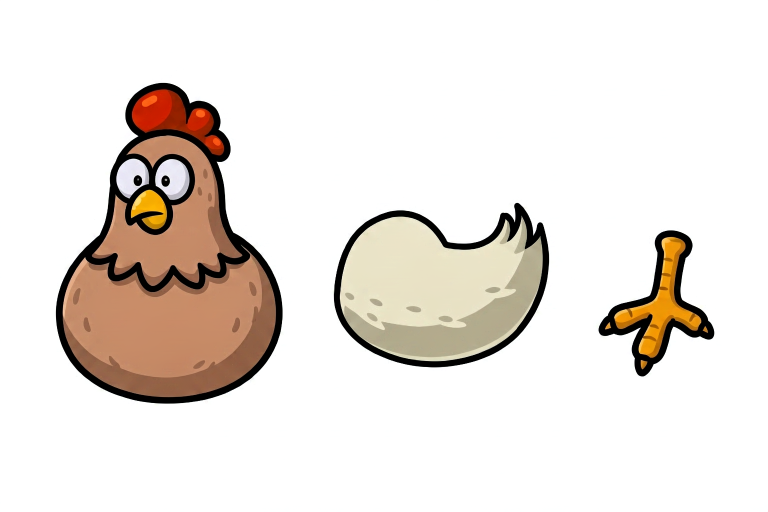
#> input picture .workbuddy/cache/hen_dir/raw/参考图中是一只卡通母鸡的素材拆件_请用完全相同的画风_粗黑描_2026-10-15T11-52-52.png, 1536 x 1024 px, given in place of AdvancedHen.png, which was not available (shown at 1/2 size)
$ python make_hen_direction_compare.py
#> lines starting #> are read from the running program, lines starting #| are printed output that depends on the picture; pictures that were not available may be replaced by others from this repository, and a replacement may not be noted
# -*- coding: utf-8 -*-
"""生成"左/右(原) | 正面(朝下) | 背面(朝上)"三张图集的对照预览图。"""
import os
from PIL import Image, ImageDraw, ImageFont

ART = r"D:/FreedomTower_1/Assets/_UIAssets/Monsters/Birds/AdvancedHen"
OUT = r"D:/FreedomTower_1/.workbuddy/cache/hen_dir/compare_directions.png"

W, H = 960, 800
GAP, TOP, BOT = 24, 56, 16
items = [("LEFT / RIGHT  (original AdvancedHen.png)", "AdvancedHen.png"),
         ("DOWN  (front, AdvancedHen_Down.png)", "AdvancedHen_Down.png"),
         ("UP  (back, AdvancedHen_Up.png)", "AdvancedHen_Up.png")]

canvas = Image.new("RGBA", (W * len(items) + GAP * (len(items) + 1),
                            TOP + H + BOT), (34, 36, 40, 255))
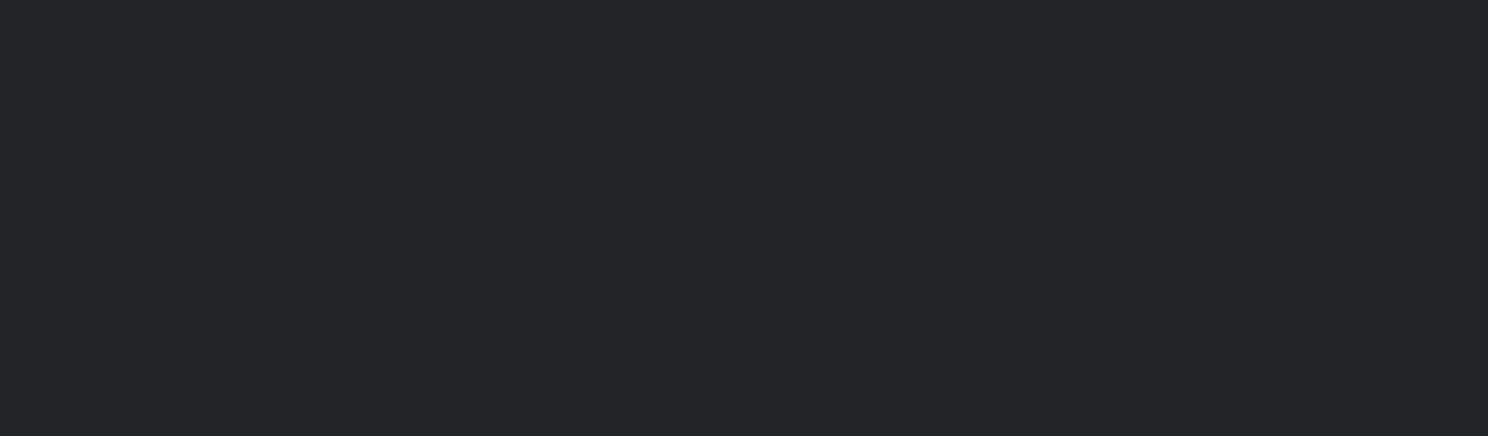
#> canvas: PIL image 2976x872 RGBA (shown at 1/2 size); mean R, G, B, A 34, 36, 40, 255
d = ImageDraw.Draw(canvas)
try:
    font = ImageFont.truetype("C:/Windows/Fonts/msyh.ttc", 26)
except Exception:
    font = ImageFont.load_default()

for i, (title, fname) in enumerate(items):
    x0 = GAP + i * (W + GAP)
    d.text((x0, 14), title, fill=(235, 235, 235, 255), font=font)
    # 棋盘底
    cell = 20
    tile = Image.new("RGBA", (W, H), (0, 0, 0, 0))
#> tile: PIL image 960x800 RGBA; every value is 0
    td = ImageDraw.Draw(tile)
    for yy in range(0, H, cell):
        for xx in range(0, W, cell):
            c = (96, 100, 106, 255) if ((xx // cell + yy // cell) % 2 == 0) else (126, 130, 136, 255)
            td.rectangle([xx, yy, min(xx + cell - 1, W - 1), min(yy + cell - 1, H - 1)], fill=c)
    # 标出 rect 分隔线，便于核对切图位置
    for (rx, ry, rw, rh) in [(0, 0, 320, 320), (320, 0, 320, 320), (640, 0, 320, 320),
                             (0, 320, 640, 480), (640, 320, 160, 160), (800, 320, 160, 160)]:
        td.rectangle([rx, ry, rx + rw - 1, ry + rh - 1], outline=(255, 210, 90, 160), width=2)
    tile.alpha_composite(Image.open(os.path.join(ART, fname)).convert("RGBA"), (0, 0))
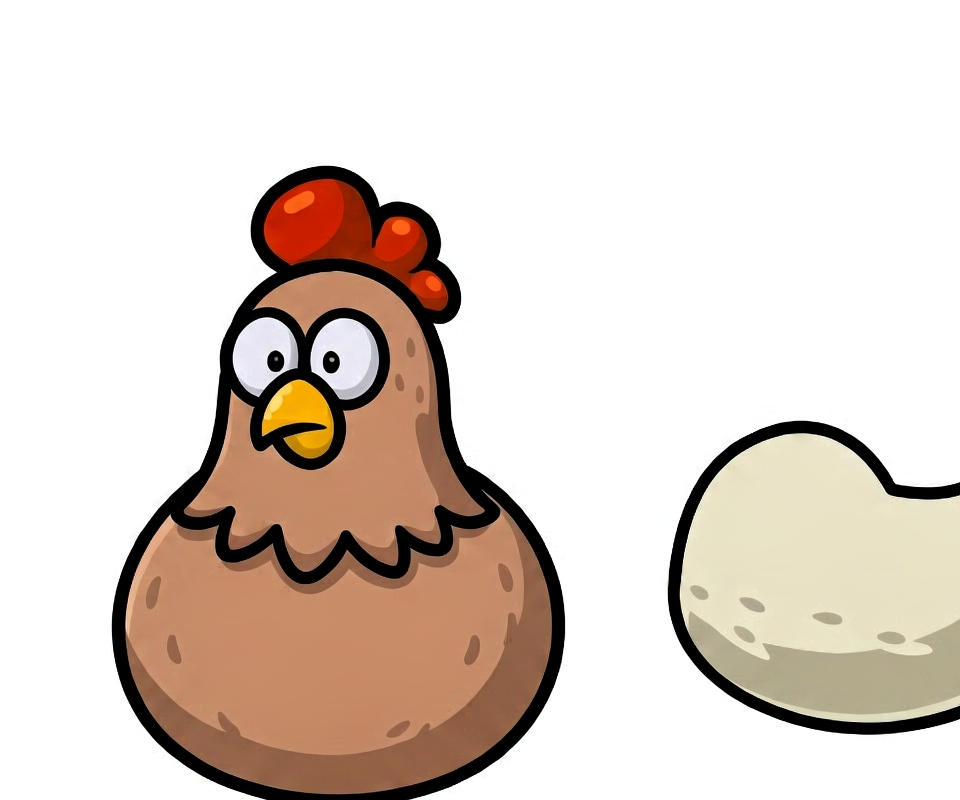
#> tile: PIL image 960x800 RGBA; mean R, G, B, A 222.4, 210.4, 201.5, 255
    canvas.alpha_composite(tile, (x0, TOP))
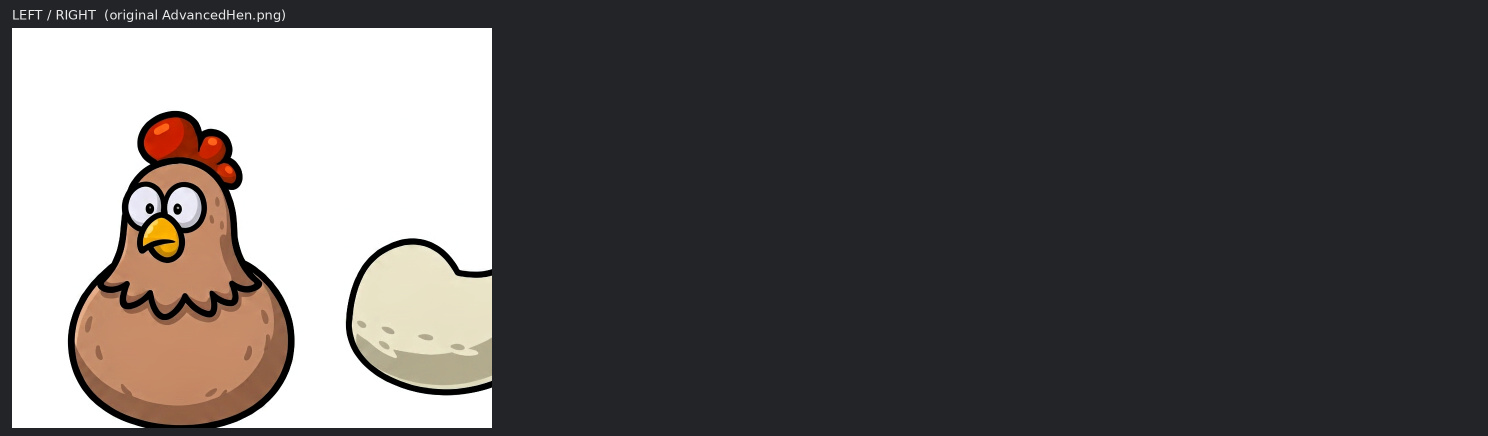
#> canvas: PIL image 2976x872 RGBA (shown at 1/2 size); mean R, G, B, A 90, 87.8, 88, 255
#> pass 2 of the loop `for i, (title, fname) in enumerate(items):`:
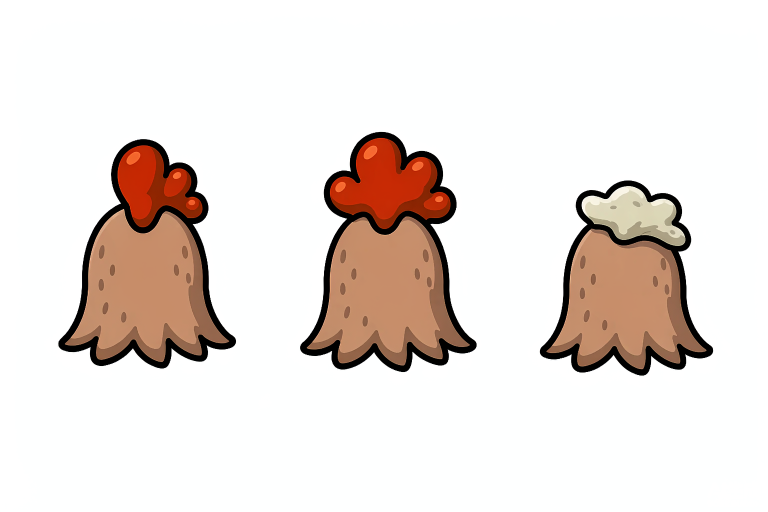
#> input picture .workbuddy/cache/hen_dir/raw/参考图中是一只卡通母鸡的素材拆件_请用完全相同的画风_粗黑描_2026-10-15T11-54-16.png, 1536 x 1024 px, given in place of AdvancedHen_Down.png, which was not available (shown at 1/2 size)
#> `tile.alpha_composite(Image.open(os.path.join(ART, fname)).convert("RGB..`:
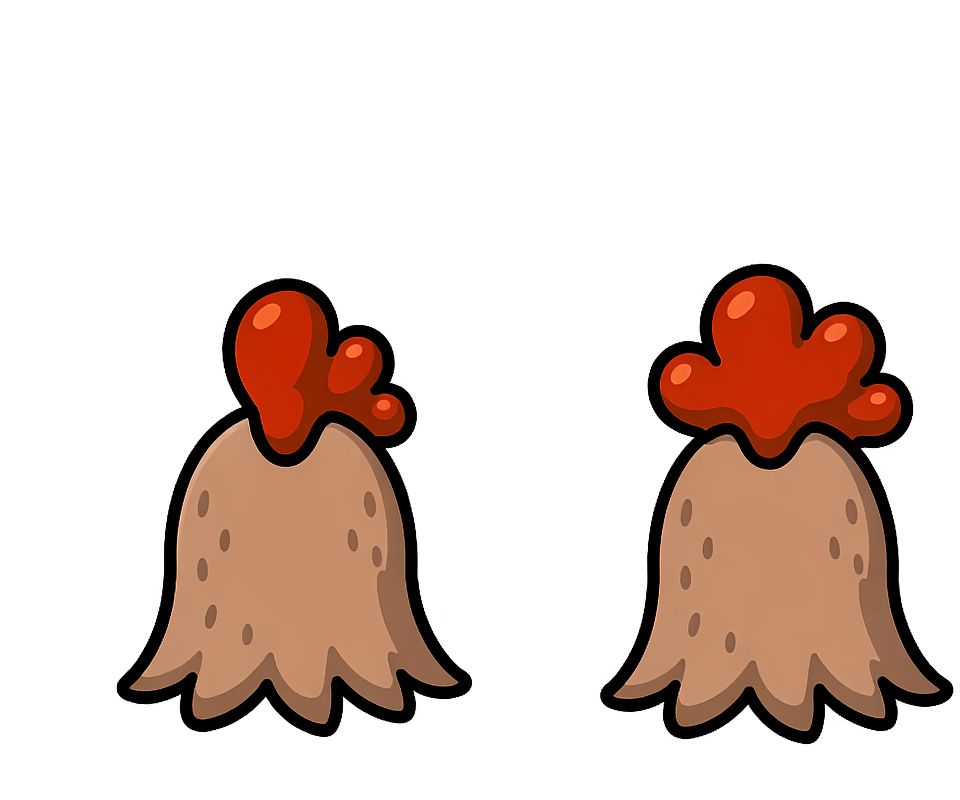
#> tile: PIL image 960x800 RGBA; mean R, G, B, A 225.2, 209.9, 202.6, 255
#> `canvas.alpha_composite(tile, (x0, TOP))`:
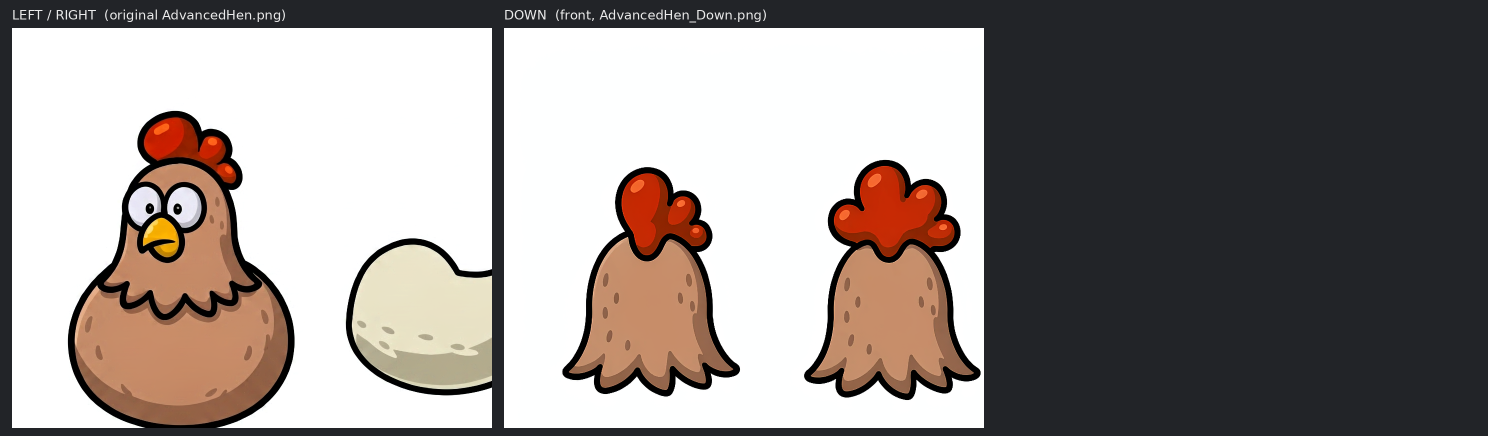
#> canvas: PIL image 2976x872 RGBA (shown at 1/2 size); mean R, G, B, A 146.8, 139.5, 136.3, 255

canvas.convert("RGB").save(OUT, quality=95)
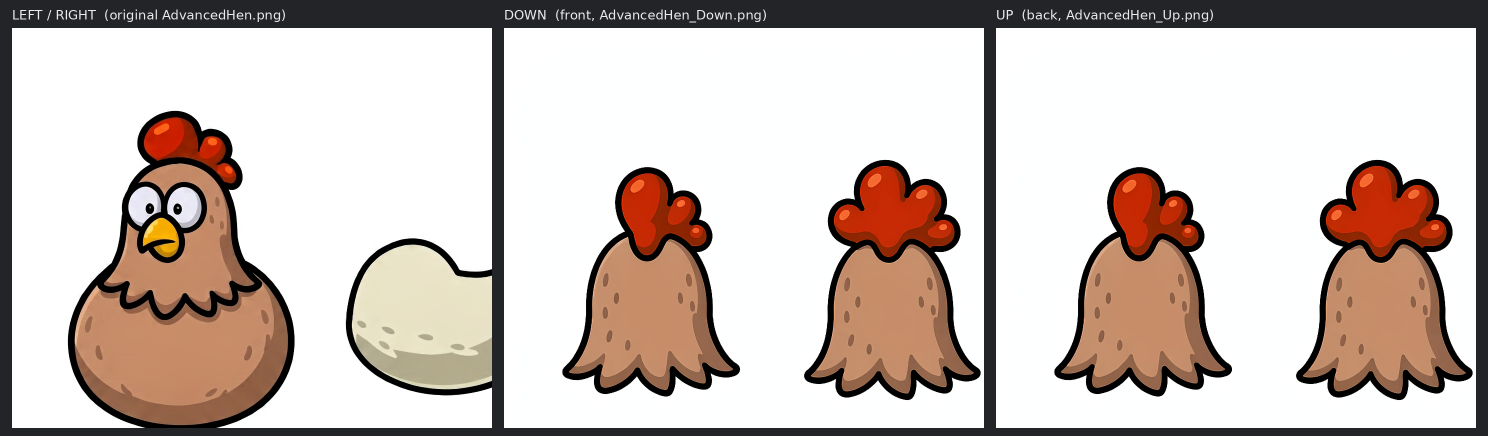
#> saved as compare_directions.png: PIL image 2976x872 RGB (shown at 1/2 size); mean R, G, B 203.5, 191.1, 184.6
print("写出：", OUT, canvas.size)
#| 写出： D:/FreedomTower_1/.workbuddy/cache/hen_dir/compare_directions.png (2976, 872)
